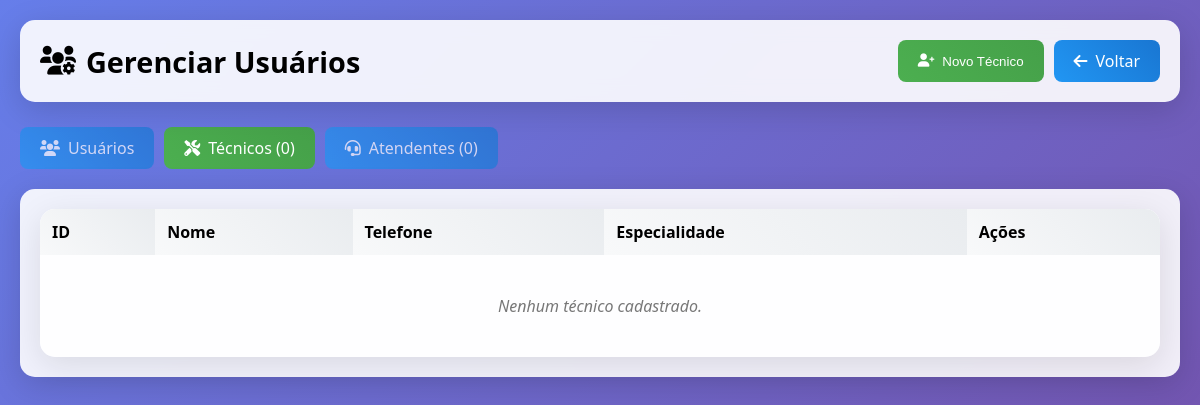
/modules/users/index.php?tab=technicians (signed in), run on an earlier commit of the app's database.
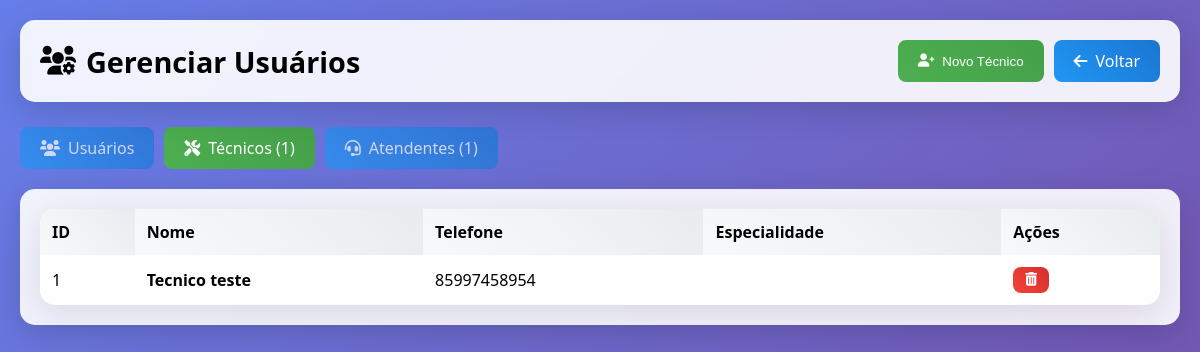
And on a later commit of the database.
### tables this page shows
CREATE TABLE `technicians` (
  `id` int(11) NOT NULL AUTO_INCREMENT,
  `name` varchar(100) NOT NULL,
  `phone` varchar(20) DEFAULT NULL,
  `specialty` varchar(100) DEFAULT NULL,
  `active` tinyint(1) DEFAULT 1,
  `created_at` timestamp NOT NULL DEFAULT current_timestamp(),
  PRIMARY KEY (`id`)
);

### modules/users/index.php (the view, shortened to what this page needs)
<?php
require_once('../../config/database.php');
$conn = $database->getConnection();
$technicians = $conn->query("SELECT * FROM technicians WHERE active = 1 ORDER BY name ASC")->fetchAll(PDO::FETCH_ASSOC);
$attendants_list = $conn->query("SELECT * FROM attendants WHERE active = 1 ORDER BY name ASC")->fetchAll(PDO::FETCH_ASSOC);
$activeTab = $_GET['tab'] ?? 'users';
?>
<!DOCTYPE html>
<html lang="pt-BR">
<head>
<link href="https://cdnjs.cloudflare.com/ajax/libs/font-awesome/6.0.0/css/all.min.css" rel="stylesheet">
</head>
<body>
<div class="container">
    <div class="header">
        <h1><i class="fas fa-users-cog"></i> Gerenciar Usuários</h1>
        <div style="display:flex;gap:10px;flex-wrap:wrap;">
            <?php if($activeTab === 'users'): ?>
                <button class="btn btn-primary" onclick="openModal('createModal')"><i class="fas fa-user-plus"></i> Novo Usuário</button>
            <?php elseif($activeTab === 'technicians'): ?>
                <button class="btn btn-primary" onclick="openModal('createTechModal')"><i class="fas fa-user-plus"></i> Novo Técnico</button>
            <?php elseif($activeTab === 'attendants'): ?>
                <button class="btn btn-primary" onclick="openModal('createAttModal')"><i class="fas fa-user-plus"></i> Novo Atendente</button>
            <?php endif; ?>
            <a href="../../index.php" class="btn btn-secondary"><i class="fas fa-arrow-left"></i> Voltar</a>
        </div>
    </div>
    <div style="display:flex;gap:10px;margin-bottom:20px;">
        <a href="?tab=users" class="btn <?= $activeTab === 'users' ? 'btn-primary' : 'btn-secondary' ?>" style="<?= $activeTab === 'users' ? '' : 'opacity:0.7;' ?>">
            <i class="fas fa-users"></i> Usuários
        </a>
        <a href="?tab=technicians" class="btn <?= $activeTab === 'technicians' ? 'btn-primary' : 'btn-secondary' ?>" style="<?= $activeTab === 'technicians' ? '' : 'opacity:0.7;' ?>">
            <i class="fas fa-tools"></i> Técnicos (<?= count($technicians) ?>)
        </a>
        <a href="?tab=attendants" class="btn <?= $activeTab === 'attendants' ? 'btn-primary' : 'btn-secondary' ?>" style="<?= $activeTab === 'attendants' ? '' : 'opacity:0.7;' ?>">
            <i class="fas fa-headset"></i> Atendentes (<?= count($attendants_list) ?>)
        </a>
    </div>
    <?php if($activeTab === 'technicians'): ?>
    <div class="table-box">
        <table class="table">
            <thead>
                <tr>
                    <th>ID</th>
                    <th>Nome</th>
                    <th>Telefone</th>
                    <th>Especialidade</th>
                    <th>Ações</th>
                </tr>
            </thead>
            <tbody>
                <?php if(empty($technicians)): ?>
                    <tr><td colspan="5" class="empty">Nenhum técnico cadastrado.</td></tr>
                <?php else: foreach($technicians as $tech): ?>
                <tr>
                    <td><?= $tech['id'] ?></td>
                    <td><strong><?= htmlspecialchars($tech['name']) ?></strong></td>
                    <td><?= htmlspecialchars($tech['phone'] ?? '-') ?></td>
                    <td><?= htmlspecialchars($tech['specialty'] ?? '-') ?></td>
                    <td>
                        <form method="POST" style="display:inline;" onsubmit="return false;" id="deleteTechForm_<?= $tech['id'] ?>">
                            <button type="button" class="btn btn-danger btn-sm" onclick="showConfirm('Remover este técnico?','Remover','Remover','Cancelar','danger').then(ok=>{if(ok)document.getElementById('deleteTechForm_<?= $tech['id'] ?>').submit();})"><i class="fas fa-trash-alt"></i></button>
                        </form>
                    </td>
                </tr>
                <?php endforeach; endif; ?>
            </tbody>
        </table>
    </div>
    <?php endif; ?>
</div>
</body>
</html>

What changed in the data, as far as the page shows it:
added technicians: id "1", name "Tecnico teste", phone "85997458954"
Also different on the page:
count($technicians): "0" → "1"
count($attendants_list): "0" → "1"
text no longer shown: "Nenhum técnico cadastrado."
